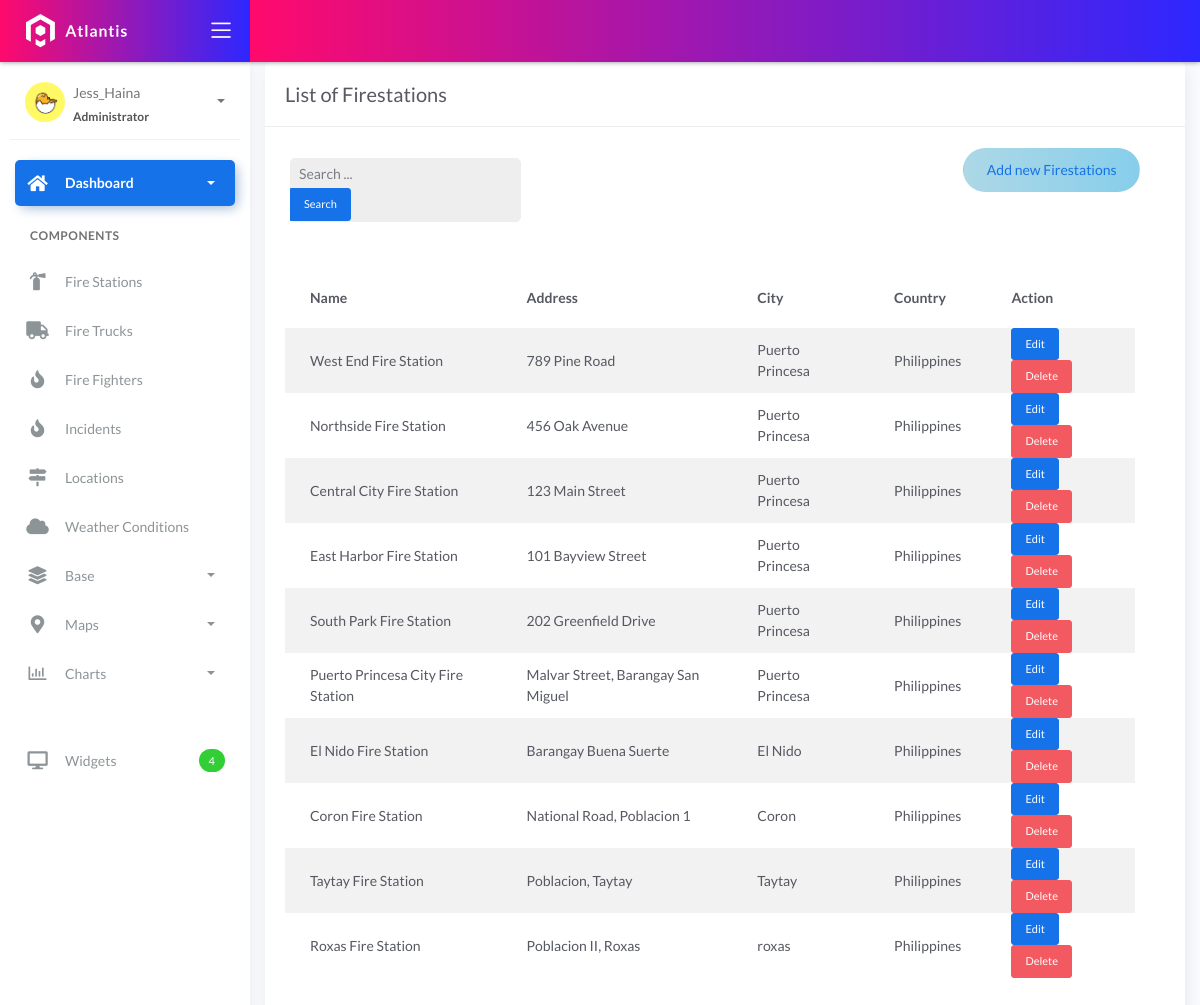
Screenshot of /fire-stations/ with the database file from the repository.
### fire/models.py (models this page shows, shortened)
class BaseModel(models.Model):
    created_at = models.DateTimeField(auto_now_add=True, db_index=True)
    updated_at = models.DateTimeField(auto_now=True)
    class Meta:
        abstract = True

class FireStation(BaseModel):
    name = models.CharField(max_length=150)
    latitude = models.DecimalField(
        max_digits=22, decimal_places=16, null=True, blank=True)
    longitude = models.DecimalField(
        max_digits=22, decimal_places=16, null=True, blank=True)
    address = models.CharField(max_length=150)
    city = models.CharField(max_length=150)  # can be in separate table
    country = models.CharField(max_length=150)  # can be in separate table

### fire/views.py (the view, shortened to what this page needs)
# urls.py: path('fire-stations/', FireStationListView.as_view(), name='stations_list'),
class FireStationListView(ListView):
    model = FireStation
    context_object_name = 'stations'
    template_name = 'stations_list.html'
    paginate_by = 10
    def get_queryset(self, *args, **kwargs):
        qs = super().get_queryset(*args, **kwargs)
        return qs.order_by('id')

### templates/stations_list.html (shortened to what this page needs)
{% extends 'base.html' %}
{% load static %}
{% block content %}
<div class="content">
  <div class="container-fluid">
     <div class="row">
      <div class="col-md-12">
        <div class="card">
         <div class="card-header">
           <div class="card-title">List of Firestations</div>
        </div>
        <div class="col-md-12 row">
          <div class="col-md-4">
            <form class="navbar-left navbar-form nav-search mr-md-3" action="{% url 'stations_list' %}">
              <div class="form-group">
                <div class="input-group">
                  <input type="text" id="search" placeholder="Search ..." class="form-control form-control-sm" name="q" />
                  <div class="input-group-append">
                    <button class="btn btn-sm btn-primary" type="submit">Search</button>
                  </div>
                </div>
              </div>
            </form>
          </div>
        <div class="col-md-2">
         </div>
            <div class="col-md-6">
              <div class="pull-right">
                <a href="{% url 'stations_add' %}" class="btn btn-rounded custom-add-btn"
                   style="background: linear-gradient(90deg, #ADD8E6, #87CEEB);">
                   Add new Firestations
                </a>
            </div>
        </div>
        <div class="card-body">
        <table class="table table-striped mt-3">
        <thead>
            <tr>
              <th scope="col">Name</th>
              <th scope="col">Address</th>
              <th scope="col">City</th>
              <th scope="col">Country</th>
              <th scope="col">Action</th>
            </tr>
            </thead>
            <tbody>
              {% for object in object_list %}
              <tr>
                <td>{{ object.name }}</td>
                <td>{{ object.address }}</td>
                <td>{{ object.city }}</td>
                <td>{{ object.country }}</td>
                <td>
                  <a href="{% url 'stations_update' object.pk %}" class="btn btn-sm btn-primary" style="max-width: 80px;">Edit</a>
                  <a href="{% url 'stations_delete' object.pk %}" class="btn btn-sm btn-danger" style="max-width: 80px;">Delete</a>
                </td>
              </tr>
              {% empty %}
              <tr>
                <td colspan="5" style="text-align: center">
                <p class="text-sm font-weight-bold mb-0">No Records Found.</p>
                </td>
            </tr>
              {% endfor %}
              </tbody>
            </table>
           </div>
          </div>
        </div>
      </div>
    </div>
</div>
{% endblock %}

### rows the page displays
FireStation: name "West End Fire Station", address "789 Pine Road", city "Puerto Princesa", country "Philippines"
FireStation: name "Northside Fire Station", address "456 Oak Avenue", city "Puerto Princesa", country "Philippines"
FireStation: name "Central City Fire Station", address "123 Main Street", city "Puerto Princesa", country "Philippines"
FireStation: name "East Harbor Fire Station", address "101 Bayview Street", city "Puerto Princesa", country "Philippines"
FireStation: name "South Park Fire Station", address "202 Greenfield Drive", city "Puerto Princesa", country "Philippines"
FireStation: name "Puerto Princesa City Fire Station", address "Malvar Street, Barangay San Miguel", city "Puerto Princesa", country "Philippines"
FireStation: name "El Nido Fire Station", address "Barangay Buena Suerte", city "El Nido", country "Philippines"
FireStation: name "Coron Fire Station", address "National Road, Poblacion 1", city "Coron", country "Philippines"
FireStation: name "Taytay Fire Station", address "Poblacion, Taytay", city "Taytay", country "Philippines"
FireStation: name "Roxas Fire Station", address "Poblacion II, Roxas", city "roxas", country "Philippines"
